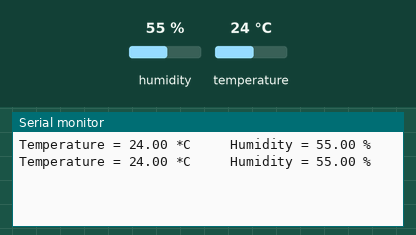
Bench run of a sketch on a simulated Arduino Uno, built with avr-gcc and run on an emulated ATmega328P. Shown: the last lines printed to the serial monitor. Inputs (shaded band) come from the test bench; at power-on: humidity 55 %, temperature 24 °C.

Above: at 2.8 s.
2.9 s: humidity set to 22 %
At 4.5 s:
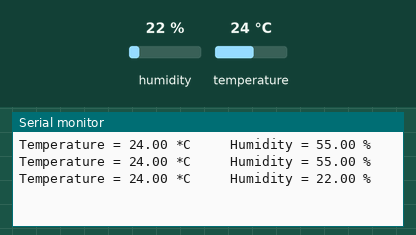
5.6 s: temperature set to 12 °C
At 7.4 s:
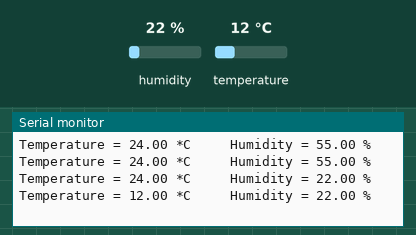
8.3 s: humidity set to 40 %
At 10.9 s:
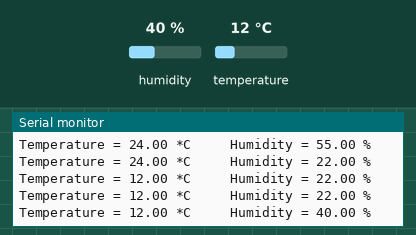
Timing chart, 0 to 12.4 s (numbered marks = the images above; inputs shaded):
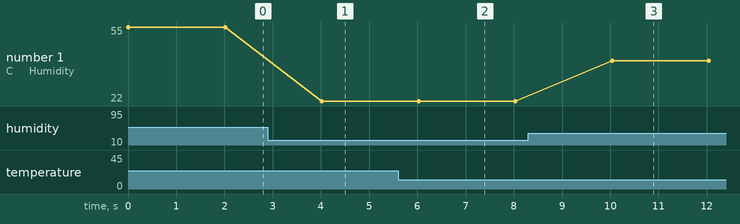

The sketch:

TempHum_Test_Code.ino
```cpp
/*  DHT11/ DHT22 Sensor Temperature and Humidity Tutorial
 *  Program made by Dejan Nedelkovski,
 *  www.HowToMechatronics.com
 */
/*
 * You can find the DHT Library from Arduino official website
 * https://playground.arduino.cc/Main/DHTLib
 */

#include <DHT.h>
#define DHTTYPE DHT22

#define dataPin 9 // Defines pin number to which the sensor is connected
DHT dht(dataPin, DHTTYPE); // Creats a DHT object


void setup() {
  Serial.begin(9600);
  dht.begin();
}
void loop() {
  //int readData = dht.(dataPin); // Reads the data from the sensor
  float t = dht.readTemperature(); // Gets the values of the temperature
  float h = dht.readHumidity(); // Gets the values of the humidity

  // Printing the results on the serial monitor
  Serial.print("Temperature = ");
  Serial.print(t);
  Serial.print(" *C ");
  Serial.print("    Humidity = ");
  Serial.print(h);
  Serial.println(" % ");

  delay(2000); // Delays 2 secods, as the DHT22 sampling rate is 0.5Hz
}
```

Measured:
- after the input at 2.9 s, the serial monitor: prints a new line after 1.1 s (image 1)
- after the input at 5.6 s, the serial monitor: prints a new line after 0.42 s (image 2)
- after the input at 8.3 s, the serial monitor: prints a new line after 1.7 s (image 3)
- plotted number 1: 55 → 22 after the input at 2.9 s, 22 → 40 after the input at 8.3 s
